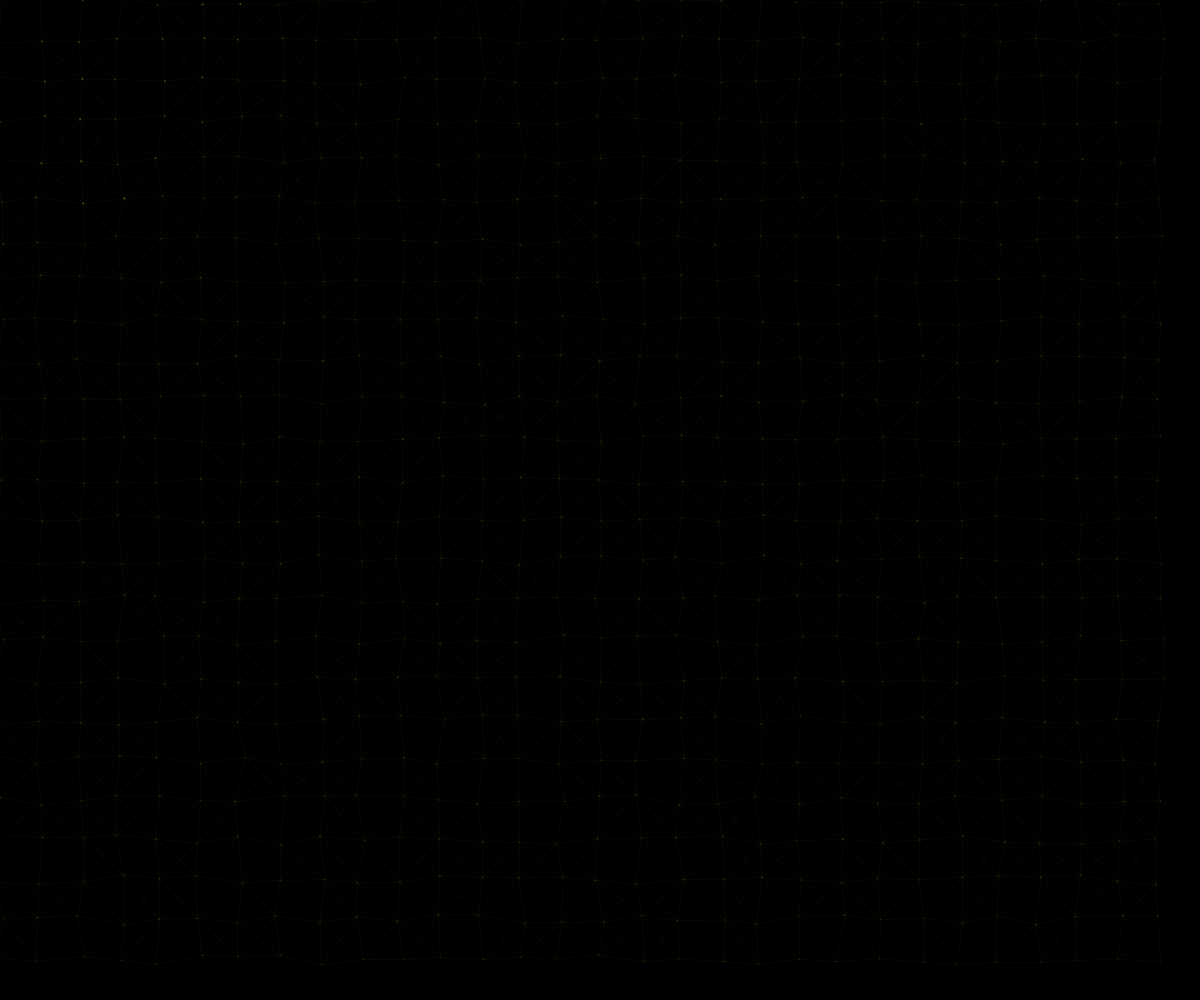
Frame 1 (no input)
Frame 60 (no input): identical to frame 1, image omitted
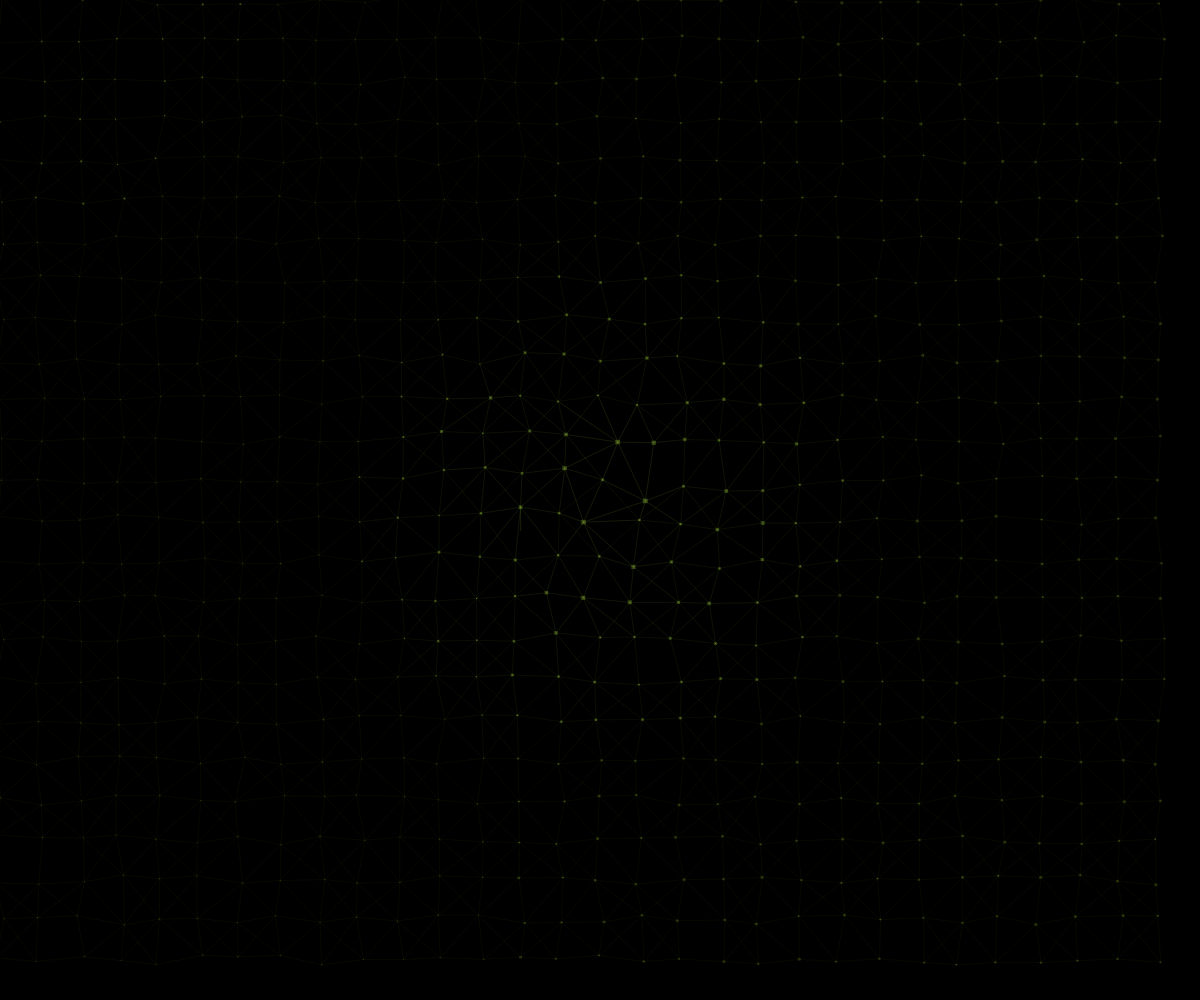
Frame 120 (the mouse pressed at the canvas centre since frame 60)

The p5.js sketch that drew these frames (run headless with seeded random() and noise() and a simulated clock; from frame 60 on, the mouse is pressed at the canvas centre):

// p5.js sketch
// ── sketch.js
// Define global variables for a more subtle grid system
let gridPoints = [];
const gridSize = 40; // Larger grid cells for subtlety
let activeZone = 250; // Active area around mouse
let mouseVel = { x: 0, y: 0 }; // Track mouse velocity

function setup() {
  createCanvas(windowWidth, windowHeight);
  createGrid();
}

function createGrid() {
  gridPoints = [];
  
  // Create a grid of points with subtle offset
  for (let x = 0; x < width; x += gridSize) {
    for (let y = 0; y < height; y += gridSize) {
      // Add slight variation to grid positions for less rigid feel
      const offsetX = random(-5, 5);
      const offsetY = random(-5, 5);
      
      gridPoints.push({
        x: x + offsetX,
        y: y + offsetY,
        origX: x + offsetX,
        origY: y + offsetY,
        size: random(1, 2),
        distortAmount: 0,
        activated: false,
        activationTime: 0,
        lineLength: 0
      });
    }
  }
}

function draw() {
  background(0); // Black background
  
  // Calculate mouse velocity
  mouseVel.x = mouseX - pmouseX;
  mouseVel.y = mouseY - pmouseY;
  const mouseSpeed = sqrt(mouseVel.x * mouseVel.x + mouseVel.y * mouseVel.y);
  
  // Update grid points
  for (let i = 0; i < gridPoints.length; i++) {
    const point = gridPoints[i];
    
    // Calculate distance to mouse
    const dx = mouseX - point.origX;
    const dy = mouseY - point.origY;
    const dist = sqrt(dx * dx + dy * dy);
    
    // Points gradually return to original position when far from mouse
    if (dist > activeZone) {
      point.x = lerp(point.x, point.origX, 0.1);
      point.y = lerp(point.y, point.origY, 0.1);
      point.distortAmount *= 0.9;
      point.lineLength *= 0.9;
      
      // Reset activation state after some time
      if (point.activated && frameCount - point.activationTime > 120) {
        point.activated = false;
      }
    } else {
      // Points near mouse become active
      if (!point.activated) {
        point.activated = true;
        point.activationTime = frameCount;
      }
      
      // Subtler distortion based on mouse position and velocity
      const angle = atan2(dy, dx);
      const distortFactor = map(dist, 0, activeZone, 0.5, 0) * mouseSpeed * 0.3;
      
      point.distortAmount = min(point.distortAmount + random(0, distortFactor * 0.2), gridSize);
      point.lineLength = min(point.lineLength + random(0, distortFactor * 0.3), gridSize);
      
      // Apply distortion in direction perpendicular to mouse
      point.x = point.origX + sin(angle) * point.distortAmount;
      point.y = point.origY - cos(angle) * point.distortAmount;
    }
  }
  
  // Draw subtle grid connections
  for (let i = 0; i < gridPoints.length; i++) {
    const p1 = gridPoints[i];
    
    // Find nearby points to connect
    for (let j = 0; j < gridPoints.length; j++) {
      if (i === j) continue;
      
      const p2 = gridPoints[j];
      const dx = p1.origX - p2.origX;
      const dy = p1.origY - p2.origY;
      const dist = sqrt(dx * dx + dy * dy);
      
      // Only connect points that are adjacent in the grid
      if (dist <= gridSize * 1.5) {
        // Calculate opacity based on activation and distance to mouse
        let opacity = 15; // Base opacity very low for subtlety
        let weight = 0.4; // Very thin lines by default
        
        if (p1.activated || p2.activated) {
          const activationLevel = max(p1.distortAmount, p2.distortAmount) / gridSize;
          opacity = map(activationLevel, 0, 1, 15, 40); // Still subtle, but more visible
          weight = map(activationLevel, 0, 1, 0.4, 0.8);
        }
        
        // Draw line
        stroke(196, 253, 82, opacity);
        strokeWeight(weight);
        line(p1.x, p1.y, p2.x, p2.y);
      }
    }
  }
  
  // Draw points - very subtle
  noStroke();
  
  for (let i = 0; i < gridPoints.length; i++) {
    const point = gridPoints[i];
    
    // Draw points
    if (point.activated) {
      fill(196, 253, 82, 60); // More visible but still subtle
      const pointSize = point.size + point.distortAmount * 0.15;
      rect(point.x - pointSize/2, point.y - pointSize/2, pointSize, pointSize);
      
      // Draw subtle line extensions only for highly active points
      if (point.lineLength > gridSize * 0.5) {
        stroke(196, 253, 82, 35);
        strokeWeight(point.size * 0.5);
        
        // Choose direction based on point position
        let lineAngle = noise(point.origX * 0.01, point.origY * 0.01) * TWO_PI;
        
        // Draw line in that direction
        let lineX = cos(lineAngle) * point.lineLength;
        let lineY = sin(lineAngle) * point.lineLength;
        
        line(point.x, point.y, point.x + lineX, point.y + lineY);
      }
    } else {
      // Inactive points are barely visible
      fill(196, 253, 82, 20);
      const size = point.size;
      rect(point.x - size/2, point.y - size/2, size, size);
    }
  }
  
  // Draw subtle geometric connections near mouse
  const mousePointRadius = activeZone * 0.5;
  let mousePoints = [];
  
  // Collect points near mouse
  for (let i = 0; i < gridPoints.length; i++) {
    const point = gridPoints[i];
    const dx = mouseX - point.x;
    const dy = mouseY - point.y;
    const dist = sqrt(dx * dx + dy * dy);
    
    if (dist < mousePointRadius) {
      mousePoints.push(point);
    }
  }
  
  // Sort points by distance to mouse
  mousePoints.sort((a, b) => {
    const distA = dist(a.x, a.y, mouseX, mouseY);
    const distB = dist(b.x, b.y, mouseX, mouseY);
    return distA - distB;
  });
  
  // Draw subtle angular connections between close points and mouse
  if (mousePoints.length >= 2 && mouseSpeed > 1) {
    // Limit the number of connections based on mouse speed
    const connectCount = min(floor(map(mouseSpeed, 1, 20, 1, 4)), mousePoints.length);
    
    for (let i = 0; i < connectCount; i++) {
      const p = mousePoints[i];
      const opacity = map(i, 0, connectCount, 50, 20);
      strokeWeight(map(i, 0, connectCount, 0.7, 0.3));
      stroke(196, 253, 82, opacity);
      
      // Draw simplified angular connection
      let steps = 2; // Fewer steps for subtlety
      let prevX = p.x;
      let prevY = p.y;
      
      for (let j = 1; j <= steps; j++) {
        let ratio = j / steps;
        let newX, newY;
        
        if (j % 2 === 1) {
          newX = lerp(prevX, mouseX, ratio);
          newY = prevY;
        } else {
          newX = prevX;
          newY = lerp(prevY, mouseY, ratio);
        }
        
        line(prevX, prevY, newX, newY);
        prevX = newX;
        prevY = newY;
      }
    }
  }
}

function windowResized() {
  resizeCanvas(windowWidth, windowHeight);
  createGrid();
}
